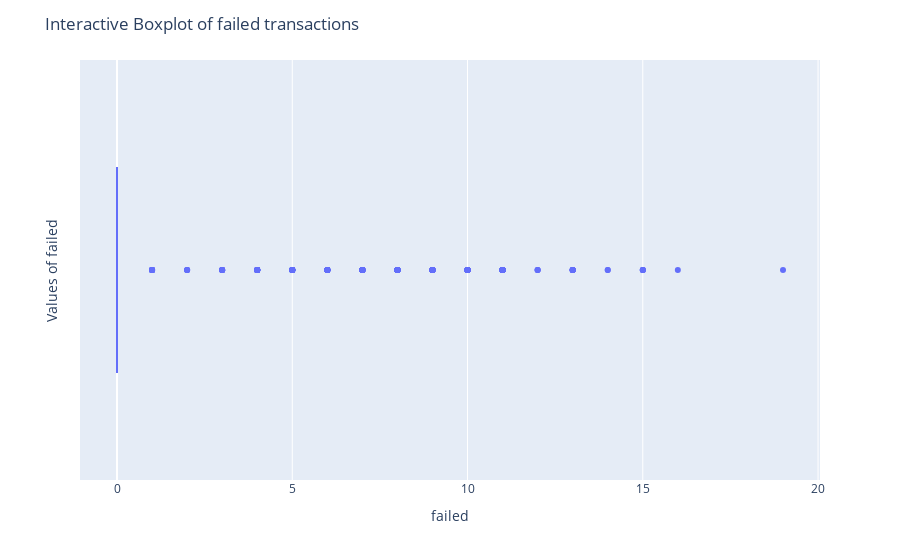

Notebook code for this chart:
### Markdown cell above
**Plotting the main variables for better understanding of the transactions 2 data**

### Code cell
# Create a boxplot using Plotly Express with 'failed' as the x-axis and hover data for 'failed'
fig = px.box(transactions_2, x='failed', hover_data=['failed'])

# Chart layout settings
fig.update_layout(
    title="Interactive Boxplot of failed transactions",
    yaxis_title="Values of failed"
)

# Display the interactive chart
fig.show()

### Figure 1 — Plotly figure (JSON) as saved in the notebook; plotly's stock layout.template omitted (floating-point values rounded to 4 significant figures; data arrays with more than 128 entries replaced by an {"elided": "..."} marker saying what was removed)
{"data": [{"alignmentgroup": "True", "hovertemplate": "failed=%{x}<extra></extra>", "legendgroup": "", "marker": {"color": "#636efa"}, "name": "", "notched": false, "offsetgroup": "", "orientation": "h", "showlegend": false, "type": "box", "x": {"elided": "1319 int values"}, "x0": " ", "xaxis": "x", "y0": " ", "yaxis": "y"}], "layout": {"boxmode": "group", "legend": {"tracegroupgap": 0}, "margin": {"t": 60}, "title": {"text": "Interactive Boxplot of failed transactions"}, "xaxis": {"anchor": "y", "domain": [0, 1], "title": {"text": "failed"}}, "yaxis": {"anchor": "x", "domain": [0, 1], "title": {"text": "Values of failed"}}}}
